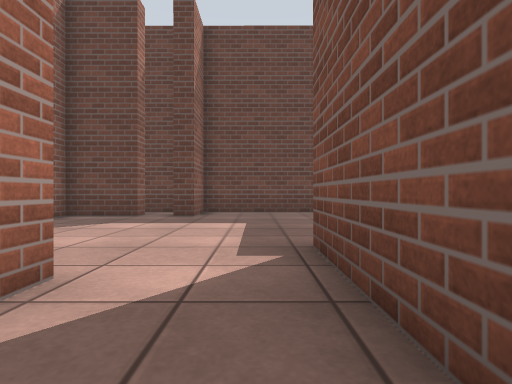
[1] (above)

23 first-person views from a walk through a world built for the Gazebo simulator. The camera is 0.72 m above the floor, looks level and sees 80° across. The floor is counted in squares, 1 m on a side. Each view is taken from the middle of a square. On the plan, view 1 faces up. The plan holds only what a view shows up to about 10 squares ahead; the rest is blank. The place goes on beyond the plan.

[2]
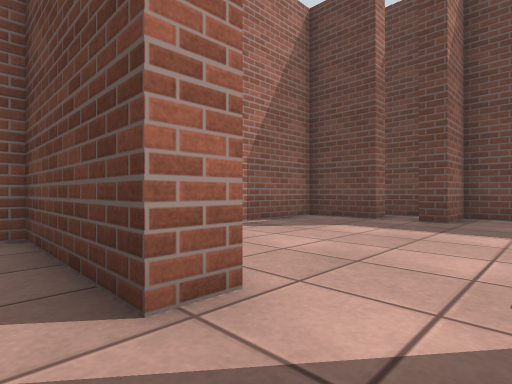

[3]
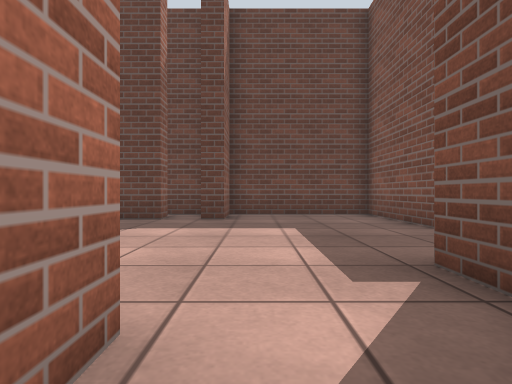

[4]
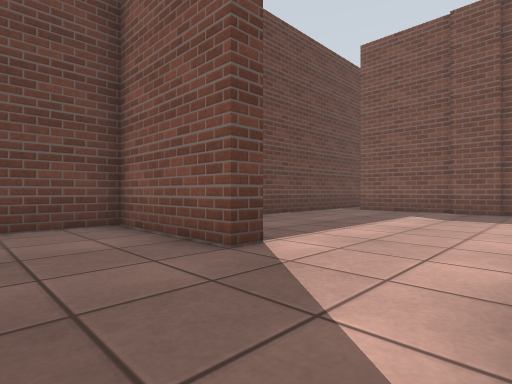

[5]
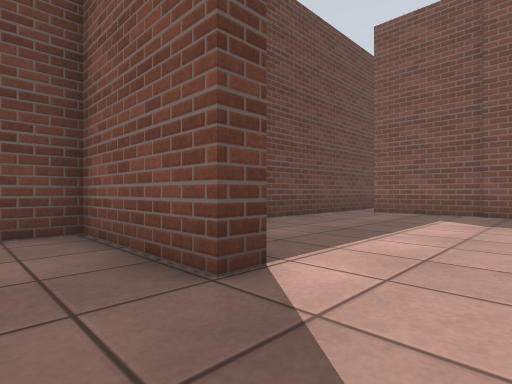

[6]
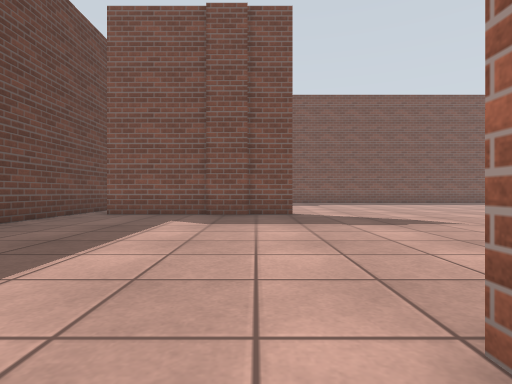

[7]
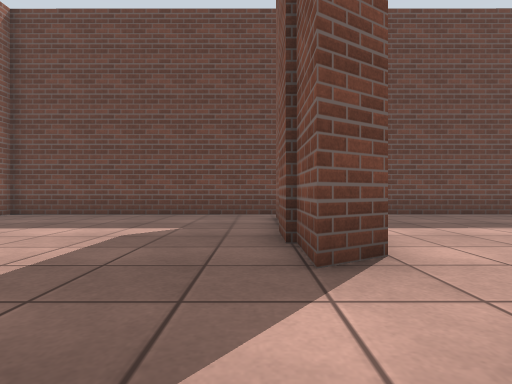

[8]
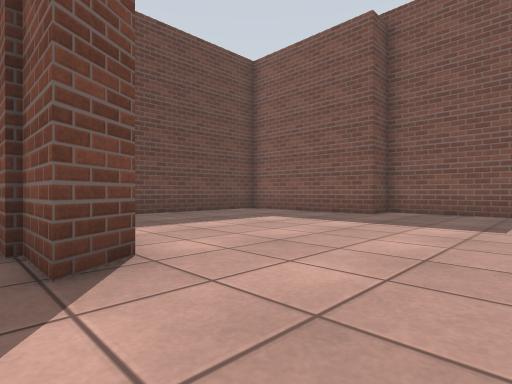

[9]
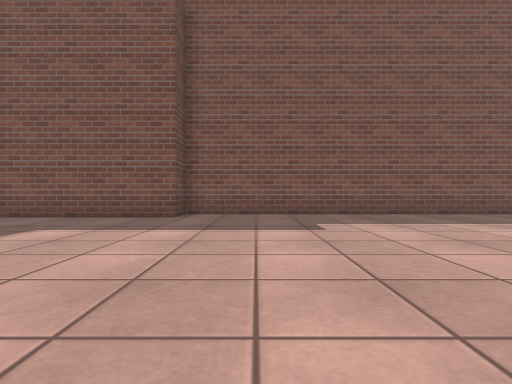

[10]
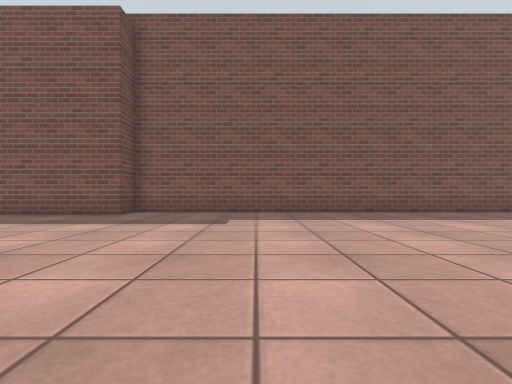

[11]
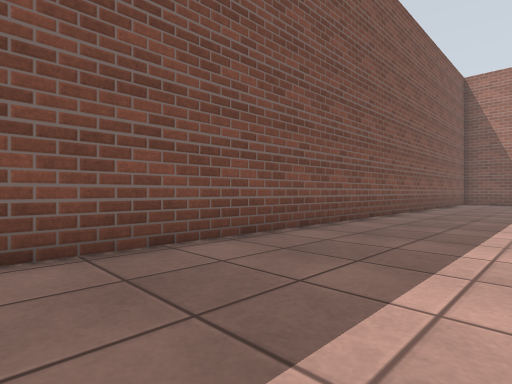

[12]
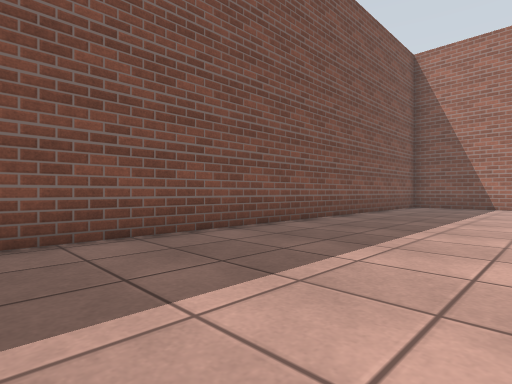

[13]
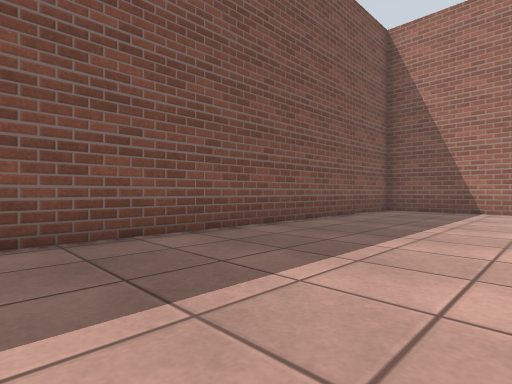

[14]
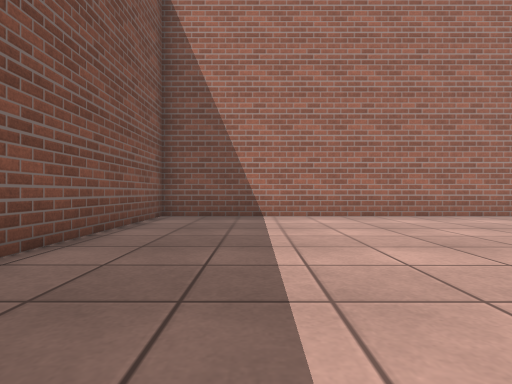

[15]
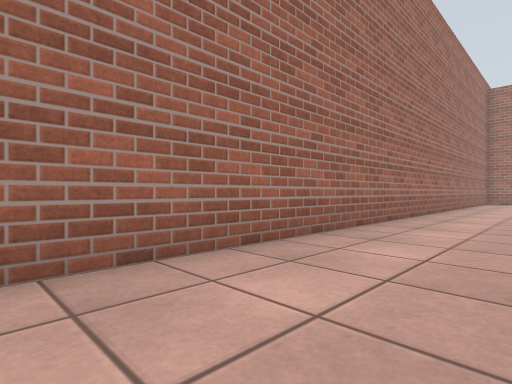

[16]
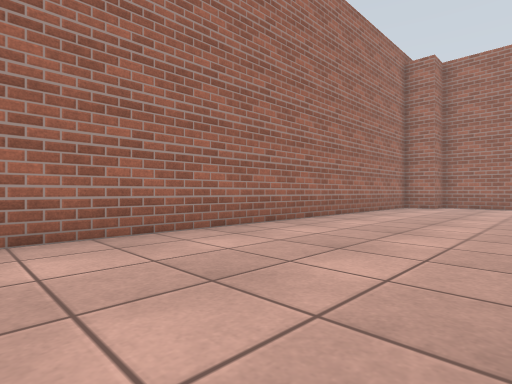

[17]
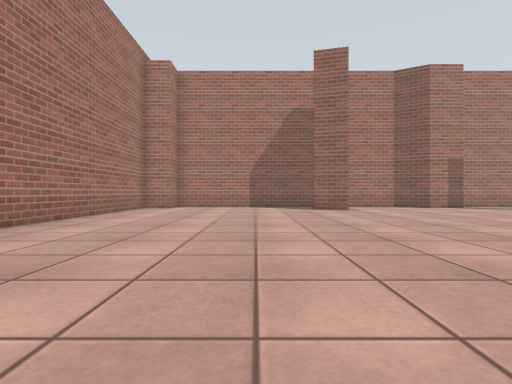

[18]
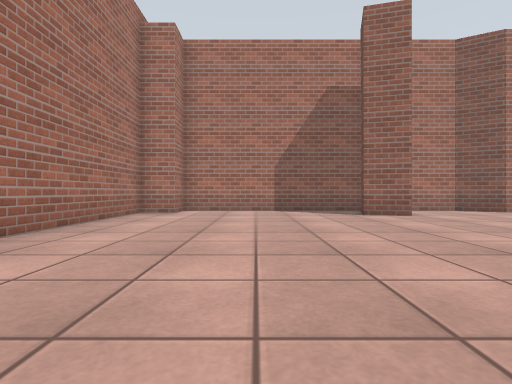

[19]
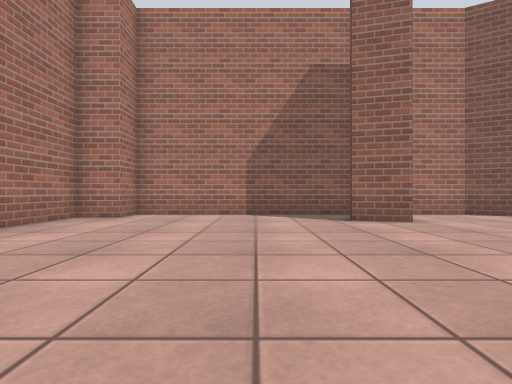

[20]
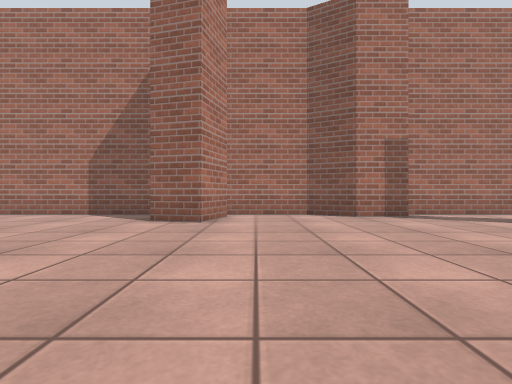

[21]
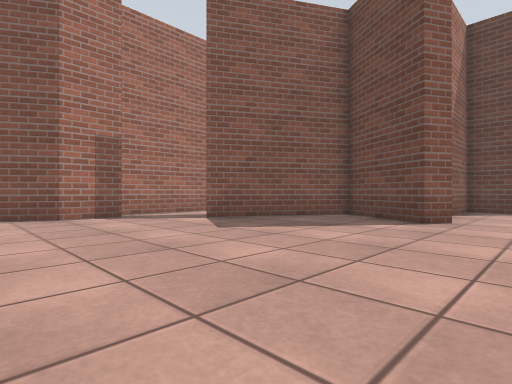

[22]
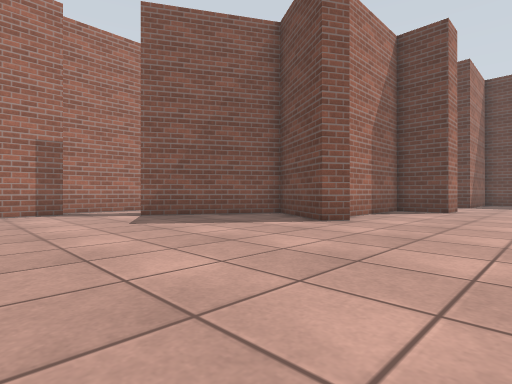

[23]
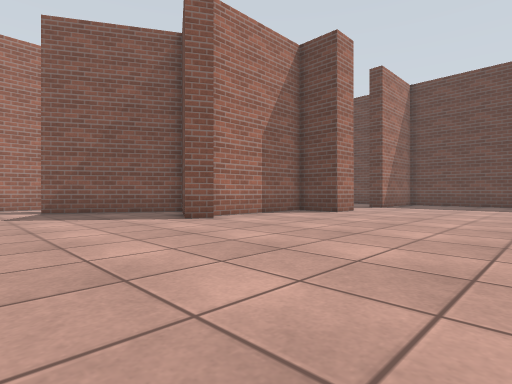

### Floor plan
Ten units are one square. View 1 is at (0, 0); x grows to the right and y downward. Boxes are objects, and circles mark ways between rooms. Rooms are numbered by the first view taken in them; rooms with no view inside come last. Other rooms are left out.
<svg viewBox="-62 -113 285 328">
<path fill="none" stroke="#000" d="M-17 -26 -17 -18M8 -9 8 -26M22 19 19 25 -8 10 -31 50M17 -19 17 15M8 -26 8 -35M125 -45 116 -39 116 -98M-17 -18 -55 -18M32 -70 26 -70 26 -107 -40 -107M-49 65 -49 81 -57 94 -57 115M-37 122 -32 123 -36 137M-57 29 -57 62M-57 135 -57 198 -45 198 -45 210 218 210 218 -53 206 -53 206 -102M120 -107 32 -107 32 -102M-17 -108 -17 -95M-45 -91 -57 -91 -57 -61M191 -107 151 -107"/>
<circle cx="-20" cy="-10" r="3" fill="#2a7"/>
<circle cx="-5" cy="-20" r="3" fill="#2a7"/>
<text x="-10" y="-10">1</text>
<text x="80" y="50">2</text>
</svg>
Room 1 opens to room 2.

Where each view was taken, in squares from view 1:
view 1: 0 up, 0 right, facing up
view 2: 1 up, 0 right, facing up-left
view 3: 1 up, 1 left, facing up
view 4: 4 up, 0 right, facing up-right
view 5: 5 up, 1 right, facing up-right
view 6: 5 up, 2 right, facing right
view 7: 1 up, 11 right, facing up
view 8: 1 up, 11 right, facing up-right
view 9: 3 up, 12 right, facing right
view 10: 1 up, 11 right, facing right
view 11: 1 down, 18 right, facing down-right
view 12: 6 down, 17 right, facing down-right
view 13: 9 down, 17 right, facing down-right
view 14: 12 down, 19 right, facing down
view 15: 18 down, 17 right, facing down-left
view 16: 16 down, 10 right, facing down-left
view 17: 16 down, 9 right, facing left
view 18: 17 down, 6 right, facing left
view 19: 16 down, 4 right, facing left
view 20: 11 down, 4 right, facing left
view 21: 10 down, 4 right, facing up-left
view 22: 9 down, 6 right, facing up-left
view 23: 7 down, 9 right, facing up-left
